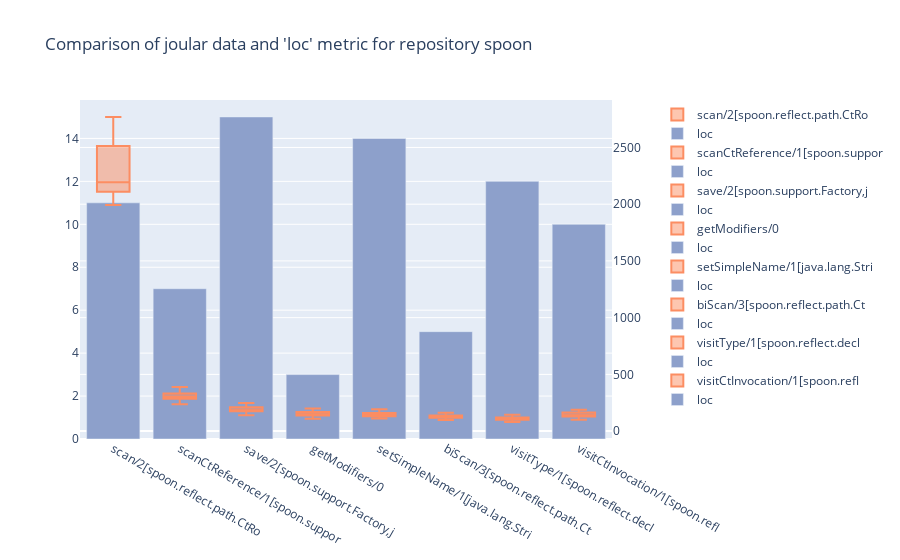
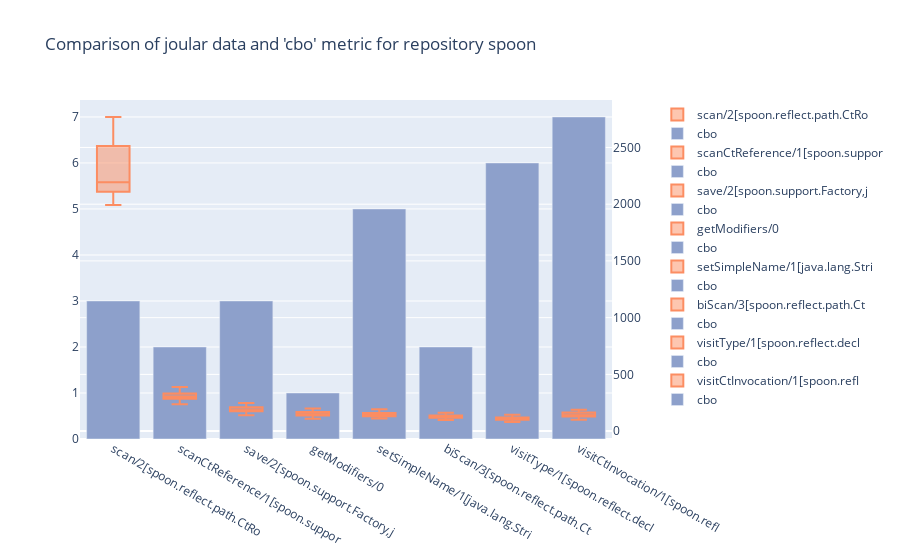
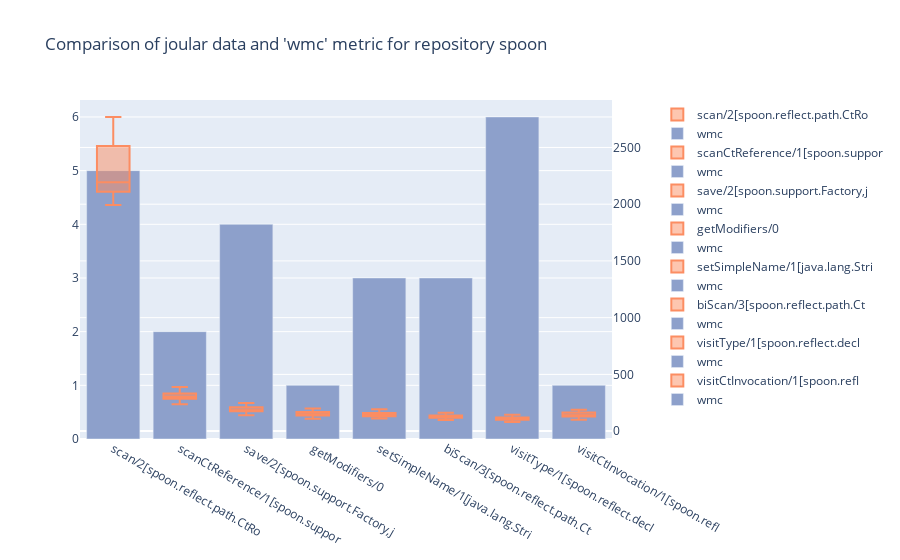
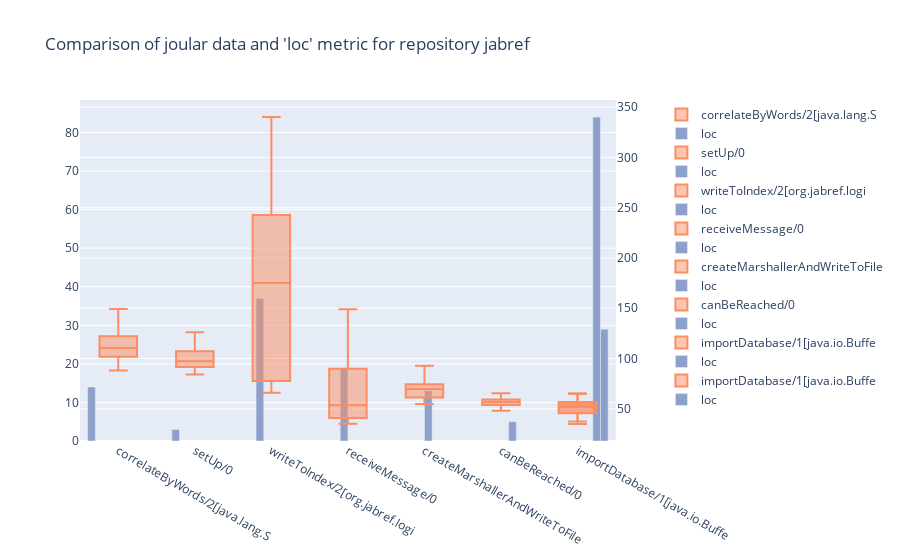

Source (notebook cell) for these figures, in order:
### Code cell
allCommitSha = ["066f4cf207359e06d30911a553dedd054aef595c", "5c9d8989f968d0ee3a942b411ef7fe121ed94609", "12442bd8c7cde6e7c006a6277eeb8e81ad0c2219", "3ed1f1a064a10e53adc2ad8c0b46a4b2c148ee21", "59e5152722198526c6ffe5361de7d1a6a87275c7"]
#allCommitSha = ["066f4cf207359e06d30911a553dedd054aef595c"]
allowedCkMetrics = ["cbo", "loc", "wmc"]

for sha in allCommitSha:
    joularDataRepo = getAllJoularDataForMethodsHaving30Values(sha)
    sortedJoularDataRepo = sortData(joularDataRepo)
    joularDataRepoWithoutOutliers = removeOutliers(sortedJoularDataRepo)
    #createViolinJoular(dataRepoWithoutOutliers)
    joularDataRepoWithoutOutliers = getTheFirstHighestValues(joularDataRepoWithoutOutliers, 8)
    #createMultipleBoxplot(joularDataRepoWithoutOutliers)
    #createViolinJoular(dataRepoWithoutOutliers, "Class", "outliers")

    dataframe = createJoularAndCkDataframe(joularDataRepoWithoutOutliers, sha, allowedCkMetrics)
    print(dataframe)
    createFigure(dataframe, "loc", joularDataRepoWithoutOutliers[0]["commit"]["repository"]["name"])
    createFigure(dataframe, "cbo", joularDataRepoWithoutOutliers[0]["commit"]["repository"]["name"])
    createFigure(dataframe, "wmc", joularDataRepoWithoutOutliers[0]["commit"]["repository"]["name"])


    """for data in dataRepoWithoutOutliers:
        print(data)
        className = data["measurableElement"]["className"]
        methodSignature = data["measurableElement"]["methodSignature"]
        
        # JOULAR DATA
        joularData = data["allValues"]
        joularDataFrame = prepareJoularDataFrame(joularData)
        figBoxPlot = createBoxplot(joularDataFrame, "Joular values for " + methodSignature + " (" + className + ")")

        # CK DATA
        ckValues = getSeveralCkDataForOneMethod(commitSha=sha, className=className, methodSignature=methodSignature, ckMetrics=allowedCkMetrics)
        ckDataFrame = prepareCkDataFrame(ckValues)
        figBarChart = createBarChart(ckDataFrame, "Metric", "Value", "Ck metrics for " + methodSignature + " (" + className + ")")

        # SUB PLOT
        title = "Method " + methodSignature + " of the class " + className
        createSubplot(figBoxPlot, figBarChart, title)"""

### Figure 1 — Plotly figure (JSON) as saved in the notebook; plotly's stock layout.template omitted (floating-point values rounded to 4 significant figures)
{"data": [{"legendgroup": "boxplots", "marker": {"color": "rgb(252,141,98)"}, "name": "scan/2[spoon.reflect.path.CtRo", "type": "box", "xaxis": "x", "y": [2110.0, 2581.0, 1992.0, 2085.0, 2587.0, 2119.0, 2087.0, 2489.0, 2529.0, 2514.0, 2109.0, 2644.0, 2248.0, 2100.0, 2037.0, 2129.0, 2202.0, 2109.0, 2262.0, 2129.0, 2748.0, 2144.0, 2147.0, 2512.0, 2193.0, 2202.0, 2769.0, 2008.0, 2310.0, 2194.0], "yaxis": "y2"}, {"legendgroup": "barcharts", "marker": {"color": "rgb(141,160,203)"}, "name": "loc", "type": "bar", "x": ["scan/2[spoon.reflect.path.CtRo"], "y": [11]}, {"legendgroup": "boxplots", "marker": {"color": "rgb(252,141,98)"}, "name": "scanCtReference/1[spoon.suppor", "type": "box", "xaxis": "x", "y": [324.5, 319.6, 261.6, 288.0, 364.9, 276.4, 330.3, 348.6, 388.4, 350.2, 282.6, 319.4, 271.5, 315.5, 284.2, 309.3, 330.9, 291.0, 289.0, 236.3, 344.6, 292.3, 294.6, 383.4, 294.1, 287.9, 352.4, 276.1, 322.8, 272.9], "yaxis": "y2"}, {"legendgroup": "barcharts", "marker": {"color": "rgb(141,160,203)"}, "name": "loc", "type": "bar", "x": ["scanCtReference/1[spoon.suppor"], "y": [7]}, {"legendgroup": "boxplots", "marker": {"color": "rgb(252,141,98)"}, "name": "save/2[spoon.support.Factory,j", "type": "box", "xaxis": "x", "y": [181.0, 248.1, 178.5, 172.9, 202.7, 168.1, 179.9, 218.1, 187.4, 210.5, 174.0, 208.4, 181.9, 185.6, 140.0, 176.2, 237.6, 169.4, 213.8, 178.9, 221.4, 171.6, 176.2, 232.1, 160.4, 209.2, 236.1, 155.1, 202.9, 179.7], "yaxis": "y2"}, {"legendgroup": "barcharts", "marker": {"color": "rgb(141,160,203)"}, "name": "loc", "type": "bar", "x": ["save/2[spoon.support.Factory,j"], "y": [15]}, {"legendgroup": "boxplots", "marker": {"color": "rgb(252,141,98)"}, "name": "getModifiers/0", "type": "box", "xaxis": "x", "y": [137.2, 174.9, 146.0, 148.2, 131.9, 139.1, 160.9, 180.1, 189.0, 162.1, 136.1, 199.3, 141.6, 149.5, 109.9, 133.8, 173.1, 158.7, 108.5, 161.8, 197.5, 163.4, 139.6, 171.2, 130.1, 162.3, 149.1, 145.0, 167.8, 137.2], "yaxis": "y2"}, {"legendgroup": "barcharts", "marker": {"color": "rgb(141,160,203)"}, "name": "loc", "type": "bar", "x": ["getModifiers/0"], "y": [3]}, {"legendgroup": "boxplots", "marker": {"color": "rgb(252,141,98)"}, "name": "setSimpleName/1[java.lang.Stri", "type": "box", "xaxis": "x", "y": [125.5, 187.8, 145.1, 110.2, 158.7, 111.8, 158.8, 128.0, 163.3, 171.4, 137.7, 159.1, 148.1, 154.7, 137.7, 130.7, 127.2, 154.7, 138.3, 129.7, 153.0, 140.1, 151.8, 142.3, 128.1, 139.4, 192.7, 158.5, 137.0, 147.9], "yaxis": "y2"}, {"legendgroup": "barcharts", "marker": {"color": "rgb(141,160,203)"}, "name": "loc", "type": "bar", "x": ["setSimpleName/1[java.lang.Stri"], "y": [14]}, {"legendgroup": "boxplots", "marker": {"color": "rgb(252,141,98)"}, "name": "biScan/3[spoon.reflect.path.Ct", "type": "box", "xaxis": "x", "y": [119.7, 125.5, 137.5, 124.0, 153.2, 129.8, 119.8, 132.1, 162.2, 149.1, 143.0, 141.0, 115.9, 112.1, 126.0, 121.7, 121.9, 112.6, 115.9, 140.7, 131.2, 98.01, 101.4, 117.3, 125.4, 109.1, 124.4, 131.0, 122.5, 141.2], "yaxis": "y2"}, {"legendgroup": "barcharts", "marker": {"color": "rgb(141,160,203)"}, "name": "loc", "type": "bar", "x": ["biScan/3[spoon.reflect.path.Ct"], "y": [5]}, {"legendgroup": "boxplots", "marker": {"color": "rgb(252,141,98)"}, "name": "visitType/1[spoon.reflect.decl", "type": "box", "xaxis": "x", "y": [119.3, 128.9, 79.86, 127.8, 108.1, 99.0, 104.0, 102.6, 125.5, 145.0, 114.4, 130.0, 98.61, 112.5, 92.16, 80.31, 119.6, 93.35, 115.1, 104.8, 108.0, 99.47, 104.6, 119.7, 100.4, 117.3, 121.8, 108.8, 125.8, 80.05], "yaxis": "y2"}, {"legendgroup": "barcharts", "marker": {"color": "rgb(141,160,203)"}, "name": "loc", "type": "bar", "x": ["visitType/1[spoon.reflect.decl"], "y": [12]}, {"legendgroup": "boxplots", "marker": {"color": "rgb(252,141,98)"}, "name": "visitCtInvocation/1[spoon.refl", "type": "box", "xaxis": "x", "y": [113.7, 174.3, 132.6, 111.5, 155.0, 120.8, 124.3, 175.0, 165.6, 170.1, 150.2, 153.8, 135.5, 157.5, 107.8, 169.0, 123.1, 130.7, 147.7, 129.1, 155.8, 99.31, 135.9, 189.1, 164.3, 129.9, 177.5, 139.7, 141.1, 136.8], "yaxis": "y2"}, {"legendgroup": "barcharts", "marker": {"color": "rgb(141,160,203)"}, "name": "loc", "type": "bar", "x": ["visitCtInvocation/1[spoon.refl"], "y": [10]}], "layout": {"legend": {"traceorder": "normal"}, "title": {"text": "Comparison of joular data and 'loc' metric for repository spoon"}, "xaxis": {"anchor": "y", "domain": [0, 0.94]}, "yaxis": {"anchor": "x", "domain": [0, 1]}, "yaxis2": {"anchor": "x", "overlaying": "y", "side": "right"}}}

### Figure 2 — Plotly figure (JSON) as saved in the notebook; plotly's stock layout.template omitted (floating-point values rounded to 4 significant figures)
{"data": [{"legendgroup": "boxplots", "marker": {"color": "rgb(252,141,98)"}, "name": "scan/2[spoon.reflect.path.CtRo", "type": "box", "xaxis": "x", "y": [2110.0, 2581.0, 1992.0, 2085.0, 2587.0, 2119.0, 2087.0, 2489.0, 2529.0, 2514.0, 2109.0, 2644.0, 2248.0, 2100.0, 2037.0, 2129.0, 2202.0, 2109.0, 2262.0, 2129.0, 2748.0, 2144.0, 2147.0, 2512.0, 2193.0, 2202.0, 2769.0, 2008.0, 2310.0, 2194.0], "yaxis": "y2"}, {"legendgroup": "barcharts", "marker": {"color": "rgb(141,160,203)"}, "name": "cbo", "type": "bar", "x": ["scan/2[spoon.reflect.path.CtRo"], "y": [3]}, {"legendgroup": "boxplots", "marker": {"color": "rgb(252,141,98)"}, "name": "scanCtReference/1[spoon.suppor", "type": "box", "xaxis": "x", "y": [324.5, 319.6, 261.6, 288.0, 364.9, 276.4, 330.3, 348.6, 388.4, 350.2, 282.6, 319.4, 271.5, 315.5, 284.2, 309.3, 330.9, 291.0, 289.0, 236.3, 344.6, 292.3, 294.6, 383.4, 294.1, 287.9, 352.4, 276.1, 322.8, 272.9], "yaxis": "y2"}, {"legendgroup": "barcharts", "marker": {"color": "rgb(141,160,203)"}, "name": "cbo", "type": "bar", "x": ["scanCtReference/1[spoon.suppor"], "y": [2]}, {"legendgroup": "boxplots", "marker": {"color": "rgb(252,141,98)"}, "name": "save/2[spoon.support.Factory,j", "type": "box", "xaxis": "x", "y": [181.0, 248.1, 178.5, 172.9, 202.7, 168.1, 179.9, 218.1, 187.4, 210.5, 174.0, 208.4, 181.9, 185.6, 140.0, 176.2, 237.6, 169.4, 213.8, 178.9, 221.4, 171.6, 176.2, 232.1, 160.4, 209.2, 236.1, 155.1, 202.9, 179.7], "yaxis": "y2"}, {"legendgroup": "barcharts", "marker": {"color": "rgb(141,160,203)"}, "name": "cbo", "type": "bar", "x": ["save/2[spoon.support.Factory,j"], "y": [3]}, {"legendgroup": "boxplots", "marker": {"color": "rgb(252,141,98)"}, "name": "getModifiers/0", "type": "box", "xaxis": "x", "y": [137.2, 174.9, 146.0, 148.2, 131.9, 139.1, 160.9, 180.1, 189.0, 162.1, 136.1, 199.3, 141.6, 149.5, 109.9, 133.8, 173.1, 158.7, 108.5, 161.8, 197.5, 163.4, 139.6, 171.2, 130.1, 162.3, 149.1, 145.0, 167.8, 137.2], "yaxis": "y2"}, {"legendgroup": "barcharts", "marker": {"color": "rgb(141,160,203)"}, "name": "cbo", "type": "bar", "x": ["getModifiers/0"], "y": [1]}, {"legendgroup": "boxplots", "marker": {"color": "rgb(252,141,98)"}, "name": "setSimpleName/1[java.lang.Stri", "type": "box", "xaxis": "x", "y": [125.5, 187.8, 145.1, 110.2, 158.7, 111.8, 158.8, 128.0, 163.3, 171.4, 137.7, 159.1, 148.1, 154.7, 137.7, 130.7, 127.2, 154.7, 138.3, 129.7, 153.0, 140.1, 151.8, 142.3, 128.1, 139.4, 192.7, 158.5, 137.0, 147.9], "yaxis": "y2"}, {"legendgroup": "barcharts", "marker": {"color": "rgb(141,160,203)"}, "name": "cbo", "type": "bar", "x": ["setSimpleName/1[java.lang.Stri"], "y": [5]}, {"legendgroup": "boxplots", "marker": {"color": "rgb(252,141,98)"}, "name": "biScan/3[spoon.reflect.path.Ct", "type": "box", "xaxis": "x", "y": [119.7, 125.5, 137.5, 124.0, 153.2, 129.8, 119.8, 132.1, 162.2, 149.1, 143.0, 141.0, 115.9, 112.1, 126.0, 121.7, 121.9, 112.6, 115.9, 140.7, 131.2, 98.01, 101.4, 117.3, 125.4, 109.1, 124.4, 131.0, 122.5, 141.2], "yaxis": "y2"}, {"legendgroup": "barcharts", "marker": {"color": "rgb(141,160,203)"}, "name": "cbo", "type": "bar", "x": ["biScan/3[spoon.reflect.path.Ct"], "y": [2]}, {"legendgroup": "boxplots", "marker": {"color": "rgb(252,141,98)"}, "name": "visitType/1[spoon.reflect.decl", "type": "box", "xaxis": "x", "y": [119.3, 128.9, 79.86, 127.8, 108.1, 99.0, 104.0, 102.6, 125.5, 145.0, 114.4, 130.0, 98.61, 112.5, 92.16, 80.31, 119.6, 93.35, 115.1, 104.8, 108.0, 99.47, 104.6, 119.7, 100.4, 117.3, 121.8, 108.8, 125.8, 80.05], "yaxis": "y2"}, {"legendgroup": "barcharts", "marker": {"color": "rgb(141,160,203)"}, "name": "cbo", "type": "bar", "x": ["visitType/1[spoon.reflect.decl"], "y": [6]}, {"legendgroup": "boxplots", "marker": {"color": "rgb(252,141,98)"}, "name": "visitCtInvocation/1[spoon.refl", "type": "box", "xaxis": "x", "y": [113.7, 174.3, 132.6, 111.5, 155.0, 120.8, 124.3, 175.0, 165.6, 170.1, 150.2, 153.8, 135.5, 157.5, 107.8, 169.0, 123.1, 130.7, 147.7, 129.1, 155.8, 99.31, 135.9, 189.1, 164.3, 129.9, 177.5, 139.7, 141.1, 136.8], "yaxis": "y2"}, {"legendgroup": "barcharts", "marker": {"color": "rgb(141,160,203)"}, "name": "cbo", "type": "bar", "x": ["visitCtInvocation/1[spoon.refl"], "y": [7]}], "layout": {"legend": {"traceorder": "normal"}, "title": {"text": "Comparison of joular data and 'cbo' metric for repository spoon"}, "xaxis": {"anchor": "y", "domain": [0, 0.94]}, "yaxis": {"anchor": "x", "domain": [0, 1]}, "yaxis2": {"anchor": "x", "overlaying": "y", "side": "right"}}}

### Figure 3 — Plotly figure (JSON) as saved in the notebook; plotly's stock layout.template omitted (floating-point values rounded to 4 significant figures)
{"data": [{"legendgroup": "boxplots", "marker": {"color": "rgb(252,141,98)"}, "name": "scan/2[spoon.reflect.path.CtRo", "type": "box", "xaxis": "x", "y": [2110.0, 2581.0, 1992.0, 2085.0, 2587.0, 2119.0, 2087.0, 2489.0, 2529.0, 2514.0, 2109.0, 2644.0, 2248.0, 2100.0, 2037.0, 2129.0, 2202.0, 2109.0, 2262.0, 2129.0, 2748.0, 2144.0, 2147.0, 2512.0, 2193.0, 2202.0, 2769.0, 2008.0, 2310.0, 2194.0], "yaxis": "y2"}, {"legendgroup": "barcharts", "marker": {"color": "rgb(141,160,203)"}, "name": "wmc", "type": "bar", "x": ["scan/2[spoon.reflect.path.CtRo"], "y": [5]}, {"legendgroup": "boxplots", "marker": {"color": "rgb(252,141,98)"}, "name": "scanCtReference/1[spoon.suppor", "type": "box", "xaxis": "x", "y": [324.5, 319.6, 261.6, 288.0, 364.9, 276.4, 330.3, 348.6, 388.4, 350.2, 282.6, 319.4, 271.5, 315.5, 284.2, 309.3, 330.9, 291.0, 289.0, 236.3, 344.6, 292.3, 294.6, 383.4, 294.1, 287.9, 352.4, 276.1, 322.8, 272.9], "yaxis": "y2"}, {"legendgroup": "barcharts", "marker": {"color": "rgb(141,160,203)"}, "name": "wmc", "type": "bar", "x": ["scanCtReference/1[spoon.suppor"], "y": [2]}, {"legendgroup": "boxplots", "marker": {"color": "rgb(252,141,98)"}, "name": "save/2[spoon.support.Factory,j", "type": "box", "xaxis": "x", "y": [181.0, 248.1, 178.5, 172.9, 202.7, 168.1, 179.9, 218.1, 187.4, 210.5, 174.0, 208.4, 181.9, 185.6, 140.0, 176.2, 237.6, 169.4, 213.8, 178.9, 221.4, 171.6, 176.2, 232.1, 160.4, 209.2, 236.1, 155.1, 202.9, 179.7], "yaxis": "y2"}, {"legendgroup": "barcharts", "marker": {"color": "rgb(141,160,203)"}, "name": "wmc", "type": "bar", "x": ["save/2[spoon.support.Factory,j"], "y": [4]}, {"legendgroup": "boxplots", "marker": {"color": "rgb(252,141,98)"}, "name": "getModifiers/0", "type": "box", "xaxis": "x", "y": [137.2, 174.9, 146.0, 148.2, 131.9, 139.1, 160.9, 180.1, 189.0, 162.1, 136.1, 199.3, 141.6, 149.5, 109.9, 133.8, 173.1, 158.7, 108.5, 161.8, 197.5, 163.4, 139.6, 171.2, 130.1, 162.3, 149.1, 145.0, 167.8, 137.2], "yaxis": "y2"}, {"legendgroup": "barcharts", "marker": {"color": "rgb(141,160,203)"}, "name": "wmc", "type": "bar", "x": ["getModifiers/0"], "y": [1]}, {"legendgroup": "boxplots", "marker": {"color": "rgb(252,141,98)"}, "name": "setSimpleName/1[java.lang.Stri", "type": "box", "xaxis": "x", "y": [125.5, 187.8, 145.1, 110.2, 158.7, 111.8, 158.8, 128.0, 163.3, 171.4, 137.7, 159.1, 148.1, 154.7, 137.7, 130.7, 127.2, 154.7, 138.3, 129.7, 153.0, 140.1, 151.8, 142.3, 128.1, 139.4, 192.7, 158.5, 137.0, 147.9], "yaxis": "y2"}, {"legendgroup": "barcharts", "marker": {"color": "rgb(141,160,203)"}, "name": "wmc", "type": "bar", "x": ["setSimpleName/1[java.lang.Stri"], "y": [3]}, {"legendgroup": "boxplots", "marker": {"color": "rgb(252,141,98)"}, "name": "biScan/3[spoon.reflect.path.Ct", "type": "box", "xaxis": "x", "y": [119.7, 125.5, 137.5, 124.0, 153.2, 129.8, 119.8, 132.1, 162.2, 149.1, 143.0, 141.0, 115.9, 112.1, 126.0, 121.7, 121.9, 112.6, 115.9, 140.7, 131.2, 98.01, 101.4, 117.3, 125.4, 109.1, 124.4, 131.0, 122.5, 141.2], "yaxis": "y2"}, {"legendgroup": "barcharts", "marker": {"color": "rgb(141,160,203)"}, "name": "wmc", "type": "bar", "x": ["biScan/3[spoon.reflect.path.Ct"], "y": [3]}, {"legendgroup": "boxplots", "marker": {"color": "rgb(252,141,98)"}, "name": "visitType/1[spoon.reflect.decl", "type": "box", "xaxis": "x", "y": [119.3, 128.9, 79.86, 127.8, 108.1, 99.0, 104.0, 102.6, 125.5, 145.0, 114.4, 130.0, 98.61, 112.5, 92.16, 80.31, 119.6, 93.35, 115.1, 104.8, 108.0, 99.47, 104.6, 119.7, 100.4, 117.3, 121.8, 108.8, 125.8, 80.05], "yaxis": "y2"}, {"legendgroup": "barcharts", "marker": {"color": "rgb(141,160,203)"}, "name": "wmc", "type": "bar", "x": ["visitType/1[spoon.reflect.decl"], "y": [6]}, {"legendgroup": "boxplots", "marker": {"color": "rgb(252,141,98)"}, "name": "visitCtInvocation/1[spoon.refl", "type": "box", "xaxis": "x", "y": [113.7, 174.3, 132.6, 111.5, 155.0, 120.8, 124.3, 175.0, 165.6, 170.1, 150.2, 153.8, 135.5, 157.5, 107.8, 169.0, 123.1, 130.7, 147.7, 129.1, 155.8, 99.31, 135.9, 189.1, 164.3, 129.9, 177.5, 139.7, 141.1, 136.8], "yaxis": "y2"}, {"legendgroup": "barcharts", "marker": {"color": "rgb(141,160,203)"}, "name": "wmc", "type": "bar", "x": ["visitCtInvocation/1[spoon.refl"], "y": [1]}], "layout": {"legend": {"traceorder": "normal"}, "title": {"text": "Comparison of joular data and 'wmc' metric for repository spoon"}, "xaxis": {"anchor": "y", "domain": [0, 0.94]}, "yaxis": {"anchor": "x", "domain": [0, 1]}, "yaxis2": {"anchor": "x", "overlaying": "y", "side": "right"}}}

### Figure 4 — Plotly figure (JSON) as saved in the notebook; plotly's stock layout.template omitted (floating-point values rounded to 4 significant figures)
{"data": [{"legendgroup": "boxplots", "marker": {"color": "rgb(252,141,98)"}, "name": "correlateByWords/2[java.lang.S", "type": "box", "xaxis": "x", "y": [109.7, 123.5, 105.7, 122.2, 110.8, 105.7, 88.03, 96.53, 110.0, 102.5, 94.95, 122.4, 110.4, 149.2, 100.7, 96.47, 108.3, 130.9, 96.87, 142.3, 117.7, 117.8, 111.7, 116.9, 111.0, 132.7, 98.0, 138.4, 101.8, 114.9], "yaxis": "y2"}, {"legendgroup": "barcharts", "marker": {"color": "rgb(141,160,203)"}, "name": "loc", "type": "bar", "x": ["correlateByWords/2[java.lang.S"], "y": [14]}, {"legendgroup": "boxplots", "marker": {"color": "rgb(252,141,98)"}, "name": "setUp/0", "type": "box", "xaxis": "x", "y": [108.6, 98.39, 98.2, 97.38, 94.31, 95.48, 85.3, 107.8, 90.91, 99.08, 124.5, 104.6, 126.1, 95.15, 91.46, 115.5, 97.2, 110.0, 84.15, 95.59, 91.04, 90.55, 88.93, 84.19, 107.3, 92.17, 102.8, 93.8, 104.3, 109.6], "yaxis": "y2"}, {"legendgroup": "barcharts", "marker": {"color": "rgb(141,160,203)"}, "name": "loc", "type": "bar", "x": ["setUp/0"], "y": [3]}, {"legendgroup": "boxplots", "marker": {"color": "rgb(252,141,98)"}, "name": "writeToIndex/2[org.jabref.logi", "type": "box", "xaxis": "x", "y": [85.2, 196.8, 72.42, 182.2, 248.2, 70.88, 191.8, 92.13, 76.46, 219.9, 168.1, 65.94, 201.0, 70.38, 164.5, 80.47, 67.84, 228.1, 192.8, 253.2, 79.01, 69.62, 252.5, 340.1, 243.8, 249.6, 242.8, 246.7, 102.5, 77.75], "yaxis": "y2"}, {"legendgroup": "barcharts", "marker": {"color": "rgb(141,160,203)"}, "name": "loc", "type": "bar", "x": ["writeToIndex/2[org.jabref.logi"], "y": [37]}, {"legendgroup": "boxplots", "marker": {"color": "rgb(252,141,98)"}, "name": "receiveMessage/0", "type": "box", "xaxis": "x", "y": [84.86, 45.95, 40.77, 65.62, 93.57, 38.6, 54.01, 74.28, 45.38, 36.01, 117.3, 38.51, 42.21, 53.41, 99.04, 53.76, 49.1, 50.86, 92.15, 105.3, 56.12, 39.0, 35.21, 89.88, 40.33, 38.7, 94.28, 42.83, 148.9, 59.56], "yaxis": "y2"}, {"legendgroup": "barcharts", "marker": {"color": "rgb(141,160,203)"}, "name": "loc", "type": "bar", "x": ["receiveMessage/0"], "y": [19]}, {"legendgroup": "boxplots", "marker": {"color": "rgb(252,141,98)"}, "name": "createMarshallerAndWriteToFile", "type": "box", "xaxis": "x", "y": [70.22, 61.23, 58.01, 72.51, 85.42, 60.09, 69.29, 62.94, 74.31, 74.52, 86.27, 70.87, 67.88, 92.93, 68.06, 65.64, 54.78, 77.35, 86.45, 78.34, 73.14, 60.19, 69.87, 60.09, 72.63, 66.89, 64.79, 57.02, 75.19, 59.7], "yaxis": "y2"}, {"legendgroup": "barcharts", "marker": {"color": "rgb(141,160,203)"}, "name": "loc", "type": "bar", "x": ["createMarshallerAndWriteToFile"], "y": [13]}, {"legendgroup": "boxplots", "marker": {"color": "rgb(252,141,98)"}, "name": "canBeReached/0", "type": "box", "xaxis": "x", "y": [60.93, 61.78, 53.67, 53.81, 59.11, 55.96, 56.71, 58.84, 56.49, 59.36, 49.29, 57.24, 53.9, 56.73, 50.6, 62.95, 65.47, 55.16, 58.85, 51.37, 60.65, 58.74, 55.85, 59.21, 52.13, 59.83, 48.09, 57.27, 53.01, 56.76], "yaxis": "y2"}, {"legendgroup": "barcharts", "marker": {"color": "rgb(141,160,203)"}, "name": "loc", "type": "bar", "x": ["canBeReached/0"], "y": [5]}, {"legendgroup": "boxplots", "marker": {"color": "rgb(252,141,98)"}, "name": "importDatabase/1[java.io.Buffe", "type": "box", "xaxis": "x", "y": [54.98, 38.85, 59.43, 41.15, 46.78, 34.92, 65.32, 45.93, 56.74, 64.87, 50.71, 53.97, 44.49, 48.33, 44.2, 54.15, 44.58, 46.47, 55.33, 58.12, 54.21, 52.27, 60.71, 58.84, 54.61, 49.75, 62.59, 52.48, 54.32, 40.56], "yaxis": "y2"}, {"legendgroup": "barcharts", "marker": {"color": "rgb(141,160,203)"}, "name": "loc", "type": "bar", "x": ["importDatabase/1[java.io.Buffe"], "y": [84]}, {"legendgroup": "boxplots", "marker": {"color": "rgb(252,141,98)"}, "name": "importDatabase/1[java.io.Buffe", "type": "box", "xaxis": "x", "y": [43.34, 43.17, 51.61, 58.79, 56.41, 45.67, 53.92, 56.26, 45.5, 57.23, 54.32, 52.98, 54.54, 57.57, 64.9, 47.95, 52.38, 42.51, 50.39, 46.44, 56.13, 43.44, 54.25, 51.15, 57.45, 47.5, 57.19, 46.97, 43.87, 37.33], "yaxis": "y2"}, {"legendgroup": "barcharts", "marker": {"color": "rgb(141,160,203)"}, "name": "loc", "type": "bar", "x": ["importDatabase/1[java.io.Buffe"], "y": [29]}], "layout": {"legend": {"traceorder": "normal"}, "title": {"text": "Comparison of joular data and 'loc' metric for repository jabref"}, "xaxis": {"anchor": "y", "domain": [0, 0.94]}, "yaxis": {"anchor": "x", "domain": [0, 1]}, "yaxis2": {"anchor": "x", "overlaying": "y", "side": "right"}}}
